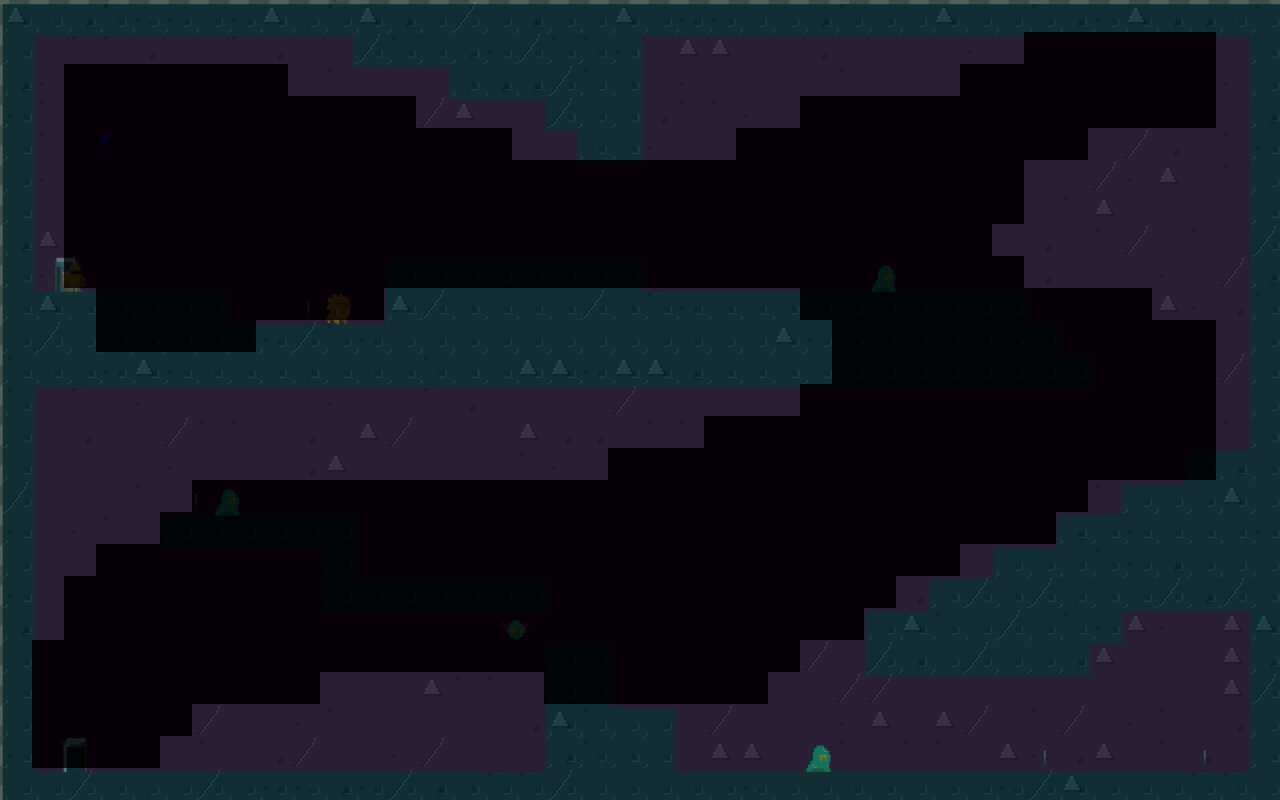

This game map was drawn from its Tiled (.tmx) file and the tilesets committed beside it. A one-line description and the full map source follow:
An orthogonal 40x25 tile map with 32x32 px tiles, 1 tile layer (Tile Layer 1), 1 image layer.

<map version="1.10" tiledversion="1.11.2" orientation="orthogonal" renderorder="left-up" width="40" height="25" tilewidth="32" tileheight="32" infinite="0" nextlayerid="3" nextobjectid="1">
 <tileset firstgid="1" name="tiled_walls" tilewidth="32" tileheight="32" tilecount="12" columns="4">
  <image source="../img/tilesets/tileset_walls.png" width="128" height="96" />
 </tileset>
 <layer id="1" name="Tile Layer 1" width="40" height="25">
  <data encoding="csv">
6,1,4,11,7,7,9,7,6,5,11,6,4,10,3,2,4,10,2,6,9,7,7,5,8,4,11,5,9,6,10,5,11,4,7,6,4,4,1,11,
8,10,11,11,4,9,10,11,4,9,2,3,11,8,4,7,3,11,11,7,10,6,6,5,10,4,10,9,8,2,7,10,0,0,0,0,0,0,8,2,
4,7,0,0,0,0,0,0,0,2,11,5,5,1,5,4,4,3,11,10,10,7,10,8,2,10,11,10,9,5,0,0,0,0,0,0,0,0,7,8,
7,11,0,0,0,0,0,0,0,0,0,0,0,3,6,9,10,3,8,9,4,11,11,7,1,0,0,0,0,0,0,0,0,0,0,0,0,0,10,4,
9,11,0,0,0,0,0,0,0,0,0,0,0,0,0,0,1,1,1,2,7,2,9,0,0,0,0,0,0,0,0,0,0,0,5,3,4,2,11,7,
1,7,0,0,0,0,0,0,0,0,0,0,0,0,0,0,0,0,0,0,0,0,0,0,0,0,0,0,0,0,0,0,9,9,3,7,6,8,11,10,
1,5,0,0,0,0,0,0,0,0,0,0,0,0,0,0,0,0,0,0,0,0,0,0,0,0,0,0,0,0,0,0,2,11,6,8,1,1,2,10,
4,6,0,0,0,0,0,0,0,0,0,0,0,0,0,0,0,0,0,0,0,0,0,0,0,0,0,0,0,0,0,10,4,8,11,3,1,11,2,3,
9,7,0,0,0,0,0,0,0,0,0,0,0,0,0,0,0,0,0,0,0,0,0,0,0,0,0,0,0,0,0,0,4,8,5,5,7,5,3,4,
9,6,1,0,0,0,0,0,0,0,0,0,6,3,2,2,8,8,3,8,11,7,1,9,1,0,0,0,0,0,0,0,0,0,0,0,6,7,4,11,
8,3,9,0,0,0,0,0,7,3,11,7,2,10,1,9,8,2,2,10,9,1,1,2,6,7,0,0,0,0,0,0,0,0,0,0,0,0,8,5,
11,1,8,7,6,7,1,9,9,5,5,1,10,11,2,8,6,6,7,6,6,4,8,10,10,10,0,0,0,0,0,0,0,0,0,0,0,0,3,10,
11,9,11,8,7,9,8,8,2,10,7,5,1,11,4,9,5,10,1,3,1,9,8,2,5,0,0,0,0,0,0,0,0,0,0,0,0,0,10,5,
9,9,4,9,1,3,11,11,9,4,9,6,3,10,1,5,6,4,4,8,11,11,0,0,0,0,0,0,0,0,0,0,0,0,0,0,0,0,11,5,
2,9,5,10,10,7,8,2,5,4,6,9,9,8,8,5,11,7,8,0,0,0,0,0,0,0,0,0,0,0,0,0,0,0,0,0,0,0,4,1,
3,8,5,10,11,1,0,0,0,0,0,0,0,0,0,0,0,0,0,0,0,0,0,0,0,0,0,0,0,0,0,0,0,0,11,8,8,9,6,1,
7,10,7,11,10,0,0,0,0,0,0,0,0,0,0,0,0,0,0,0,0,0,0,0,0,0,0,0,0,0,0,0,0,4,9,7,10,2,10,7,
9,9,1,0,0,0,0,0,0,0,0,0,0,0,0,0,0,0,0,0,0,0,0,0,0,0,0,0,0,0,9,5,1,8,11,7,4,8,10,2,
7,2,0,0,0,0,0,0,0,0,0,0,0,0,0,0,0,0,0,0,0,0,0,0,0,0,0,0,4,5,3,8,3,5,2,5,3,4,3,8,
4,9,0,0,0,0,0,0,0,0,0,0,0,0,0,0,0,0,0,0,0,0,0,0,0,0,0,5,6,11,5,3,1,11,7,6,7,8,6,6,
9,0,0,0,0,0,0,0,0,0,0,0,0,0,0,0,0,0,0,0,0,0,0,0,0,3,10,3,4,8,3,9,2,4,6,8,1,9,6,4,
9,0,0,0,0,0,0,0,0,0,8,9,10,6,11,11,10,0,0,0,0,0,0,0,5,2,3,3,9,1,5,10,1,5,2,1,2,1,6,3,
8,0,0,0,0,0,3,5,2,7,11,9,10,1,5,9,4,6,11,1,1,10,3,9,9,8,7,6,8,6,3,5,11,3,1,7,11,5,4,8,
7,0,0,0,0,5,11,2,4,3,8,10,7,3,8,10,1,4,11,2,8,2,6,6,5,5,11,1,11,11,1,6,7,4,6,9,11,4,2,5,
1,8,3,9,5,2,3,1,7,7,4,7,3,4,1,11,11,3,9,10,8,1,1,7,1,10,1,1,10,2,2,7,3,6,5,1,10,11,11,1
</data>
 </layer>
 <imagelayer id="2" name="Image Layer 1" opacity="0.5">
  <image source="../maps/level_1.jpg" width="1286" height="808" />
 </imagelayer>
</map>
